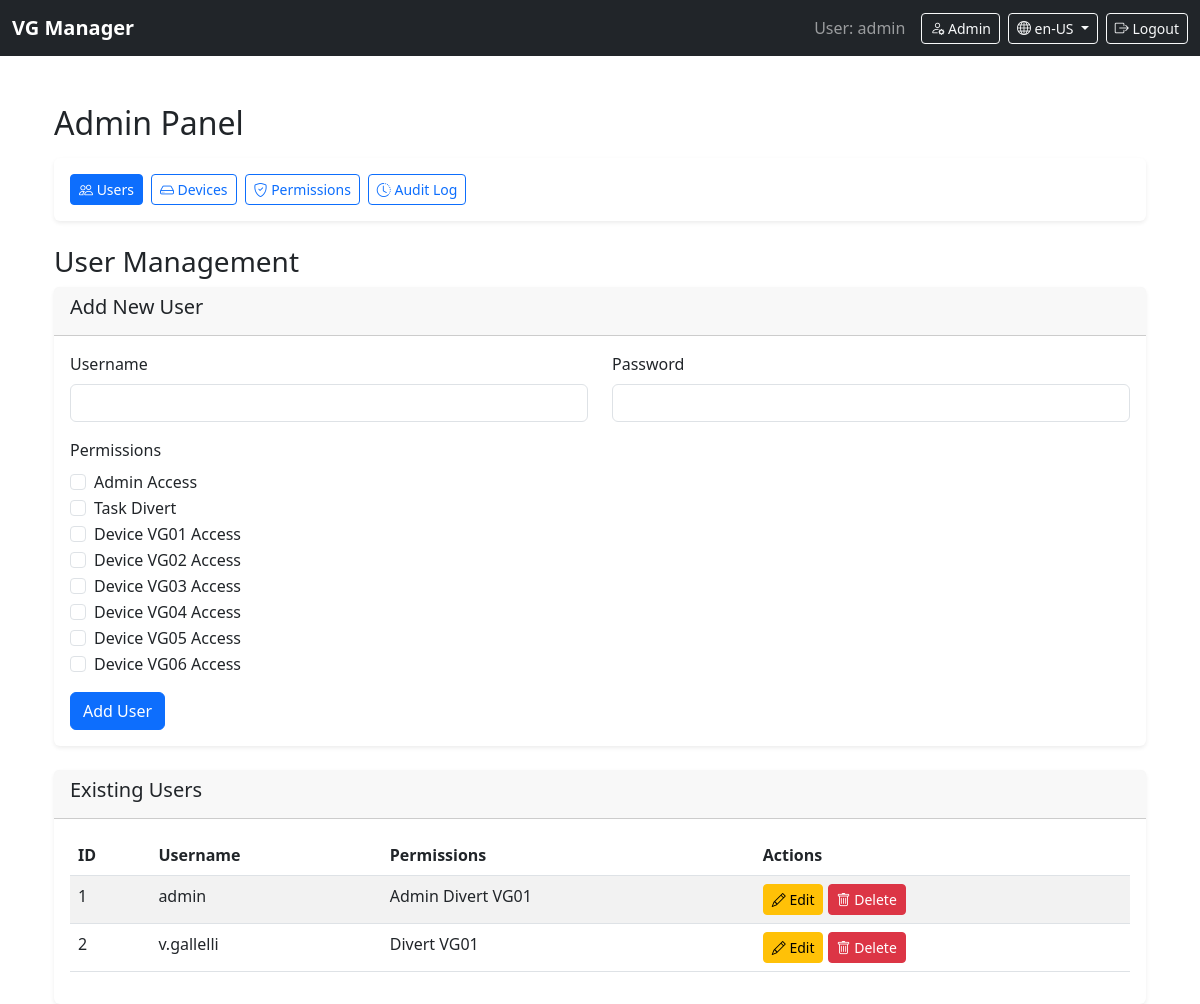
The app's page /admin/users (signed in) with its own data.
### models.py (models this page shows, shortened)
class User(UserMixin, db.Model):
    id = db.Column(db.Integer, primary_key=True)
    username = db.Column(db.String(150), unique=True, nullable=False)
    password_hash = db.Column(db.String(200), nullable=False)
    role_mask = db.Column(db.Integer, default=Permissions.NONE)
    def can(self, permission):
        return (self.role_mask & permission) == permission

### app.py (the view, shortened to what this page needs)
@app.route('/admin/users', methods=['GET', 'POST'])
@login_required
@admin_required
def admin_users():
    users = User.query.all()
    permissions = Permissions.get_all_device_permissions()
    return render_template('admin_users.html', users=users, permissions=permissions, active_page='users')

### app.py (called while the page is built)
@login_manager.user_loader
def load_user(user_id):
    return User.query.get(int(user_id))

def admin_required(f):
    @wraps(f)
    def decorated_function(*args, **kwargs):
        if not current_user.is_authenticated or not current_user.can(Permissions.ADMIN_ACCESS):
            flash("Admin access required", "danger")
            return redirect(url_for('dashboard'))
        return f(*args, **kwargs)
    return decorated_function

### config.py (called while the page is built)
    @staticmethod
    def get_all_device_permissions():
        from models import Permission
        try:
            permissions = Permission.query.filter(
                Permission.name.like('DEVICE_%')
            ).order_by(Permission.value).all()
            return [(p.value, p.name.replace('DEVICE_', '')) for p in permissions]
        except:
            return [
                (Permissions.DEVICE_VG01, "VG01"),
                (Permissions.DEVICE_VG02, "VG02"),
                (Permissions.DEVICE_VG03, "VG03"),
                (Permissions.DEVICE_VG04, "VG04"),
                (Permissions.DEVICE_VG05, "VG05"),
                (Permissions.DEVICE_VG06, "VG06"),
            ]

### services/translation_service.py (called while the page is built)
    def _before_request(self):
        language_code = session.get('language', 'en-US')
        g.current_language = language_code

    def _context_processor(self):
        return {
            'get_translation': self.get_translation,
            'current_language': self.get_current_language,
            'available_languages': self.get_available_languages
        }

    def get_current_language(self):
        return getattr(g, 'current_language', 'en-US')

### templates/admin_users.html (shortened to what this page needs)
{% extends "admin_base.html" %}
{% block admin_content %}
<h3>{{ get_translation('admin.users.title') }}</h3>
<div class="card mb-4">
<div class="card-header">
    <h5>{{ get_translation('admin.users.add_title') }}</h5>
</div>
    <div class="card-body">
        <form method="POST" action="{{ url_for('admin_users') }}">
            <div class="row mb-3">
                <div class="col-md-6">
<label for="username" class="form-label">{{ get_translation('admin.users.username') }}</label>
                    <input type="text" class="form-control" id="username" name="username" required>
                </div>
                <div class="col-md-6">
<label for="password" class="form-label">{{ get_translation('admin.users.password') }}</label>
                    <input type="password" class="form-control" id="password" name="password" required>
                </div>
            </div>
            <div class="mb-3">
<label class="form-label">{{ get_translation('admin.users.permissions') }}</label>
                <div class="form-check">
<input class="form-check-input" type="checkbox" name="permissions" value="1" id="admin_access">
<label class="form-check-label" for="admin_access">
    {{ get_translation('admin.users.admin_access') }}
</label>
                </div>
                <div class="form-check">
<input class="form-check-input" type="checkbox" name="permissions" value="2" id="task_divert">
<label class="form-check-label" for="task_divert">
    {{ get_translation('admin.users.task_divert') }}
</label>
                </div>
{% for perm_value, perm_name in permissions %}
<div class="form-check">
    <input class="form-check-input" type="checkbox" name="permissions" value="{{ perm_value }}" id="device_{{ perm_name.lower() }}">
    <label class="form-check-label" for="device_{{ perm_name.lower() }}">
        {{ get_translation('admin.users.device_access')|replace('{device}', perm_name) }}
    </label>
</div>
{% endfor %}
            </div>
<button type="submit" class="btn btn-primary">{{ get_translation('admin.users.add_button') }}</button>
        </form>
    </div>
</div>
<div class="card">
<div class="card-header">
    <h5>{{ get_translation('admin.users.existing') }}</h5>
</div>
    <div class="card-body">
        <div class="table-responsive">
            <table class="table table-striped">
                <thead>
                    <tr>
<th>ID</th>
<th>{{ get_translation('admin.users.username') }}</th>
<th>{{ get_translation('admin.users.permissions') }}</th>
<th>{{ get_translation('general.action') }}</th>
                    </tr>
                </thead>
                <tbody>
                    {% for user in users %}
                    <tr>
                        <td>{{ user.id }}</td>
                        <td>{{ user.username }}</td>
                        <td>
                            {% if user.can(1) %}Admin {% endif %}
                            {% if user.can(2) %}Divert {% endif %}
                            {% for perm_value, perm_name in permissions %}
                                {% if user.can(perm_value) %}{{ perm_name }} {% endif %}
                            {% endfor %}
                        </td>
                        <td>
<button class="btn btn-sm btn-warning edit-user-btn" data-user-id="{{ user.id }}" data-user-username="{{ user.username }}" data-user-permissions="{{ user.role_mask }}">
    <i class="bi bi-pencil"></i> {{ get_translation('admin.users.edit_button') }}
</button>
<button class="btn btn-sm btn-danger delete-user-btn" data-user-id="{{ user.id }}" data-user-username="{{ user.username }}">
    <i class="bi bi-trash"></i> {{ get_translation('admin.users.delete_button') }}
</button>
                        </td>
                    </tr>
                    {% endfor %}
                </tbody>
            </table>
        </div>
    </div>
</div>
</div>
        </div>
    </div>
</div>
{% endblock %}

### templates/admin_base.html (shortened to what this page needs)
{% extends "layout.html" %}
{% block content %}
<div class="container mt-4">
    <div class="row mb-4">
        <div class="col-12">
            <h2 class="mb-3">Admin Panel</h2>
            <div class="card">
                <div class="card-body">
                    <div class="d-flex flex-wrap gap-2 justify-content-center justify-content-md-start">
                        <a href="{{ url_for('admin_users') }}" class="btn btn-outline-primary btn-sm {% if active_page == 'users' %}active{% endif %}">
                            <i class="bi bi-people"></i> Users
                        </a>
                        <a href="{{ url_for('admin_devices') }}" class="btn btn-outline-primary btn-sm {% if active_page == 'devices' %}active{% endif %}">
                            <i class="bi bi-hdd"></i> Devices
                        </a>
                        <a href="{{ url_for('admin_permissions') }}" class="btn btn-outline-primary btn-sm {% if active_page == 'permissions' %}active{% endif %}">
                            <i class="bi bi-shield-check"></i> Permissions
                        </a>
                        <a href="{{ url_for('admin_audit') }}" class="btn btn-outline-primary btn-sm {% if active_page == 'audit' %}active{% endif %}">
                            <i class="bi bi-clock-history"></i> Audit Log
                        </a>
                    </div>
                </div>
            </div>
        </div>
    </div>
    {% block admin_content %}{% endblock %}
{% endblock %}

### templates/layout.html (shortened to what this page needs)
<!DOCTYPE html>
<html lang="en">
<head>
    <link href="https://cdn.jsdelivr.net/npm/bootstrap@5.3.0/dist/css/bootstrap.min.css" rel="stylesheet">
    <link rel="stylesheet" href="https://cdn.jsdelivr.net/npm/bootstrap-icons@1.10.0/font/bootstrap-icons.css">
</head>
<body>
    <nav class="navbar navbar-dark bg-dark navbar-expand-lg fixed-top">
        <div class="container-fluid">
            <a class="navbar-brand" href="{{ url_for('dashboard') }}">VG Manager</a>
            <div class="collapse navbar-collapse" id="navbarNav">
                <div class="d-flex flex-column flex-md-row align-items-md-center">
                    <span class="navbar-text me-3 mb-2 mb-md-0 d-none d-lg-inline">
                        User: {{ current_user.username }}
                    </span>
                    <div class="d-flex flex-wrap gap-2">
                        {% if current_user.can(1) %}
                        <a href="{{ url_for('admin_dashboard') }}" class="btn btn-sm btn-outline-light">
                            <i class="bi bi-person-gear"></i> <span class="d-none d-sm-inline">Admin</span>
                        </a>
                        {% endif %}
                        <div class="dropdown">
                            <button class="btn btn-sm btn-outline-light dropdown-toggle" type="button" id="languageDropdown" data-bs-toggle="dropdown" aria-expanded="false">
                                <i class="bi bi-globe"></i> <span class="d-none d-sm-inline">{{ current_language() }}</span>
                            </button>
                        </div>
                        <a href="{{ url_for('logout') }}" class="btn btn-sm btn-outline-light">
                            <i class="bi bi-box-arrow-right"></i> <span class="d-none d-sm-inline">Logout</span>
                        </a>
                    </div>
                </div>
            </div>
        </div>
    </nav>
    <div class="container mt-4">
        <div class="row">
            <div class="col-12">
        {% if content_type == 'dashboard' %}
            <h3>{{ get_translation('dashboard.title') }}</h3>
            <div class="list-group">
                {% for dev in devices %}
                    <a href="{{ url_for('diversion', device_id=dev.id) }}" class="list-group-item list-group-item-action">
                        {{ dev.name }} ({{ dev.ip_address }}) - {{ get_translation('dashboard.device_list') }}
                    </a>
                {% endfor %}
            </div>
        {% else %}
            {% block content %}{% endblock %}
        {% endif %}
</body>
</html>

### templates/layout.html (style rules this page uses)
body { padding-top: 56px; }
@media (min-width: 992px) { body { padding-top: 56px; } }
.navbar-brand { font-weight: 600; }
.btn-sm { padding: 0.25rem 0.5rem; font-size: 0.875rem; }
.card { box-shadow: 0 0.125rem 0.25rem rgba(0, 0, 0, 0.075); border: none; transition: transform 0.2s; }
.table-responsive { overflow-x: auto; -webkit-overflow-scrolling: touch; }

### records on screen
User: username "admin", id "1", role_mask "Admin", permissions "VG01", get_translation "Edit", get_translation "Delete"
User: id "2", username "v.gallelli", role_mask "Divert", permissions "VG01", get_translation "Edit", get_translation "Delete"

### other values on screen
{{ current_language() }} "en-US"
{{ get_translation('admin.users.title') }} "User Management"
{{ get_translation('admin.users.add_title') }} "Add New User"
{{ get_translation('admin.users.username') }} "Username"
{{ get_translation('admin.users.password') }} "Password"
{{ get_translation('admin.users.permissions') }} "Permissions"
{{ get_translation('admin.users.admin_access') }} "Admin Access"
{{ get_translation('admin.users.task_divert') }} "Task Divert"
{{ get_translation('admin.users.add_button') }} "Add User"
{{ get_translation('admin.users.existing') }} "Existing Users"
{{ get_translation('general.action') }} "Actions"
